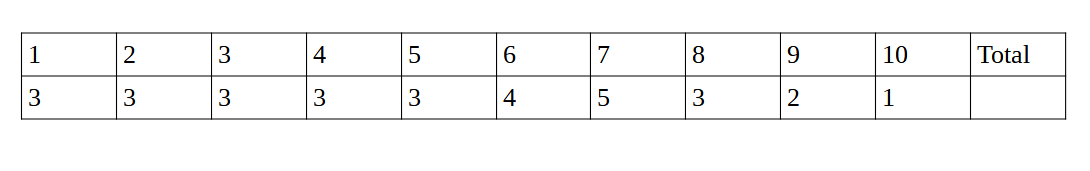
#> input picture Backend/table/table.png, 1090 x 171 px
$ python table.py
#> lines starting #> are read from the running program, lines starting #| are printed output that depends on the picture; after the words box and inside, x2 and y2 are one past the last pixel; in counts of white or black regions, pixels touching at a corner belong together
import cv2
import pytesseract
import csv

# Load the image
img = cv2.imread('table.png')
#> img is the input picture: shape (171, 1090, 3); mean B, G, R 247.1, 247.1, 247.1

# Preprocess the image
gray = cv2.cvtColor(img, cv2.COLOR_BGR2GRAY)
blur = cv2.GaussianBlur(gray, (5, 5), 0)
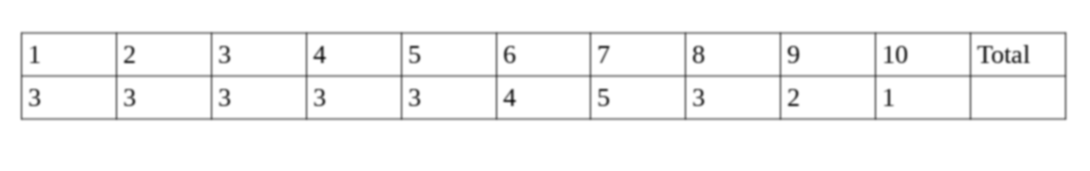
#> blur: shape (171, 1090); min 34, max 255, mean 247.1
thresh = cv2.adaptiveThreshold(blur, 255, cv2.ADAPTIVE_THRESH_GAUSSIAN_C, cv2.THRESH_BINARY_INV, 11, 30)
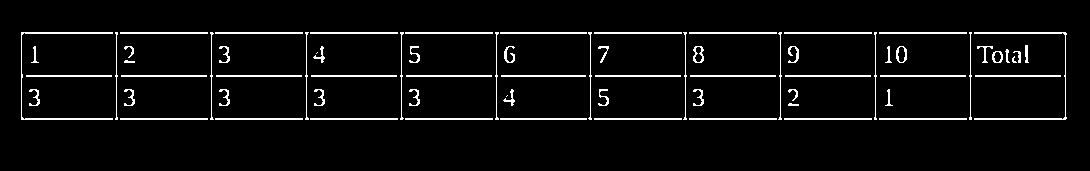
#> thresh: shape (171, 1090); 4.7% white in thin lines or dots, all inside (x1, y1, x2, y2) = (21, 32, 1067, 120)

cv2.imwrite('thresh.jpg', thresh)

contours, hierarchy = cv2.findContours(thresh, cv2.RETR_TREE, cv2.CHAIN_APPROX_SIMPLE)
#> contours = 75 contours, 16 with area under 20; largest, box (x1, y1, x2, y2) and area: (974, 32, 1067, 120) 190, (21, 32, 113, 120) 188, (896, 46, 907, 63) 140, (693, 46, 704, 63) 135, (992, 51, 1003, 63) 97

print(contours,hierarchy)
#> (printed output is left out)

contour_img=cv2.drawContours(img, contours, -1, (0,255,0), 3)
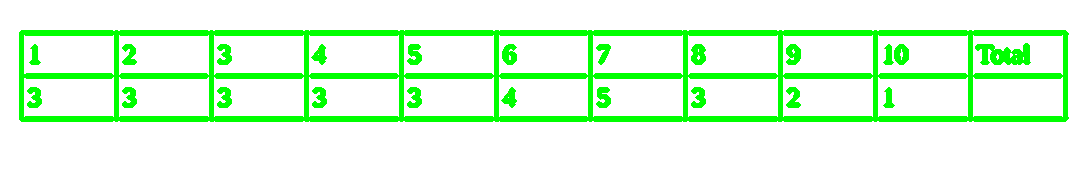
#> contour_img: shape (171, 1090, 3); mean B, G, R 216.5, 255, 216.5
cv2.imshow("contour",contour_img)
cv2.waitKey(0)
cv2.destroyAllWindows()
